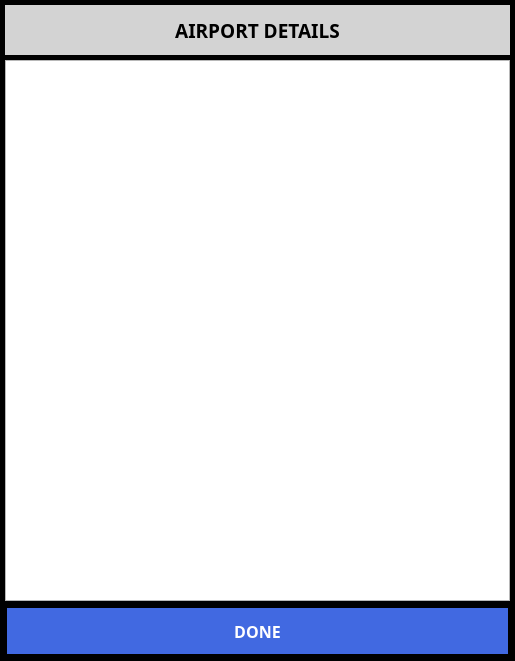
<?xml version="1.0" encoding="UTF-8"?>
<ui version="4.0">
 <class>DetailsDialog</class>
 <widget class="QDialog" name="DetailsDialog">
  <property name="geometry">
   <rect>
    <x>0</x>
    <y>0</y>
    <width>515</width>
    <height>661</height>
   </rect>
  </property>
  <property name="sizePolicy">
   <sizepolicy hsizetype="Expanding" vsizetype="Expanding">
    <horstretch>0</horstretch>
    <verstretch>0</verstretch>
   </sizepolicy>
  </property>
  <property name="minimumSize">
   <size>
    <width>400</width>
    <height>380</height>
   </size>
  </property>
  <property name="palette">
   <palette>
    <active>
     <colorrole role="Base">
      <brush brushstyle="SolidPattern">
       <color alpha="255">
        <red>255</red>
        <green>255</green>
        <blue>255</blue>
       </color>
      </brush>
     </colorrole>
     <colorrole role="Window">
      <brush brushstyle="SolidPattern">
       <color alpha="255">
        <red>0</red>
        <green>0</green>
        <blue>0</blue>
       </color>
      </brush>
     </colorrole>
    </active>
    <inactive>
     <colorrole role="Base">
      <brush brushstyle="SolidPattern">
       <color alpha="255">
        <red>255</red>
        <green>255</green>
        <blue>255</blue>
       </color>
      </brush>
     </colorrole>
     <colorrole role="Window">
      <brush brushstyle="SolidPattern">
       <color alpha="255">
        <red>0</red>
        <green>0</green>
        <blue>0</blue>
       </color>
      </brush>
     </colorrole>
    </inactive>
    <disabled>
     <colorrole role="Base">
      <brush brushstyle="SolidPattern">
       <color alpha="255">
        <red>0</red>
        <green>0</green>
        <blue>0</blue>
       </color>
      </brush>
     </colorrole>
     <colorrole role="Window">
      <brush brushstyle="SolidPattern">
       <color alpha="255">
        <red>0</red>
        <green>0</green>
        <blue>0</blue>
       </color>
      </brush>
     </colorrole>
    </disabled>
   </palette>
  </property>
  <property name="font">
   <font>
    <family>Piboto</family>
    <pointsize>12</pointsize>
    <weight>75</weight>
    <bold>true</bold>
   </font>
  </property>
  <property name="windowTitle">
   <string>AIRPORT</string>
  </property>
  <property name="styleSheet">
   <string notr="true">QPushButton
{
	border: none;
	background-color: DimGray;
	color: white;
	margin: 2px;
}
QPushButton::pressed
{
	border: none;
	background-color: LightGray;
	color: black;
	margin: 2px;
}
QComboBox
{
	background-color: DimGray;
	color: black;
}
</string>
  </property>
  <layout class="QGridLayout" name="gridLayout">
   <property name="leftMargin">
    <number>5</number>
   </property>
   <property name="topMargin">
    <number>5</number>
   </property>
   <property name="rightMargin">
    <number>5</number>
   </property>
   <property name="bottomMargin">
    <number>5</number>
   </property>
   <property name="spacing">
    <number>5</number>
   </property>
   <item row="0" column="0" colspan="2">
    <widget class="QLabel" name="m_pTitleLabel">
     <property name="sizePolicy">
      <sizepolicy hsizetype="MinimumExpanding" vsizetype="Minimum">
       <horstretch>0</horstretch>
       <verstretch>0</verstretch>
      </sizepolicy>
     </property>
     <property name="minimumSize">
      <size>
       <width>0</width>
       <height>50</height>
      </size>
     </property>
     <property name="maximumSize">
      <size>
       <width>16777215</width>
       <height>50</height>
      </size>
     </property>
     <property name="font">
      <font>
       <family>Droid Sans</family>
       <pointsize>14</pointsize>
       <weight>75</weight>
       <bold>true</bold>
      </font>
     </property>
     <property name="autoFillBackground">
      <bool>false</bool>
     </property>
     <property name="styleSheet">
      <string notr="true">QLabel { background-color: LightGray; color: black; }</string>
     </property>
     <property name="frameShape">
      <enum>QFrame::NoFrame</enum>
     </property>
     <property name="text">
      <string>AIRPORT DETAILS</string>
     </property>
     <property name="alignment">
      <set>Qt::AlignCenter</set>
     </property>
    </widget>
   </item>
   <item row="2" column="0" colspan="2">
    <widget class="QPushButton" name="m_pCancelButton">
     <property name="sizePolicy">
      <sizepolicy hsizetype="MinimumExpanding" vsizetype="Minimum">
       <horstretch>0</horstretch>
       <verstretch>0</verstretch>
      </sizepolicy>
     </property>
     <property name="minimumSize">
      <size>
       <width>0</width>
       <height>50</height>
      </size>
     </property>
     <property name="font">
      <font>
       <family>Droid Sans</family>
       <pointsize>12</pointsize>
       <weight>75</weight>
       <bold>true</bold>
      </font>
     </property>
     <property name="autoFillBackground">
      <bool>false</bool>
     </property>
     <property name="styleSheet">
      <string notr="true">QPushButton
{
	border: none;
	background-color: RoyalBlue;
	color: white;
}
QPushButton::pressed
{
	border: none;
	background-color: CornflowerBlue;
	color: black;
}
</string>
     </property>
     <property name="text">
      <string>DONE</string>
     </property>
     <property name="iconSize">
      <size>
       <width>32</width>
       <height>32</height>
      </size>
     </property>
     <property name="autoDefault">
      <bool>false</bool>
     </property>
    </widget>
   </item>
   <item row="1" column="0" colspan="2">
    <widget class="QTextEdit" name="m_pDetailsEdit">
     <property name="font">
      <font>
       <family>Droid Sans</family>
      </font>
     </property>
     <property name="verticalScrollBarPolicy">
      <enum>Qt::ScrollBarAlwaysOff</enum>
     </property>
     <property name="horizontalScrollBarPolicy">
      <enum>Qt::ScrollBarAlwaysOff</enum>
     </property>
     <property name="lineWrapMode">
      <enum>QTextEdit::NoWrap</enum>
     </property>
     <property name="readOnly">
      <bool>true</bool>
     </property>
    </widget>
   </item>
  </layout>
 </widget>
 <resources>
  <include location="../AHRSResources.qrc"/>
 </resources>
 <connections>
  <connection>
   <sender>m_pCancelButton</sender>
   <signal>clicked()</signal>
   <receiver>DetailsDialog</receiver>
   <slot>reject()</slot>
   <hints>
    <hint type="sourcelabel">
     <x>56</x>
     <y>352</y>
    </hint>
    <hint type="destinationlabel">
     <x>4</x>
     <y>283</y>
    </hint>
   </hints>
  </connection>
 </connections>
</ui>
